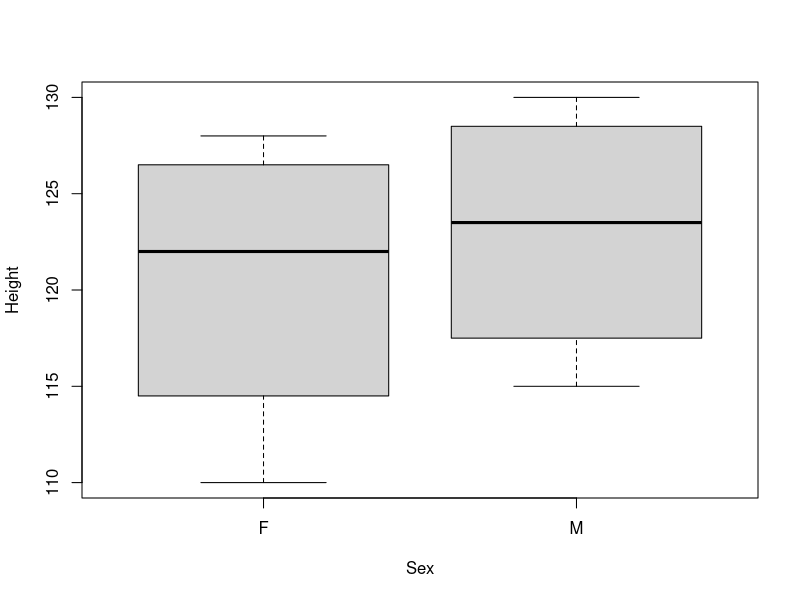
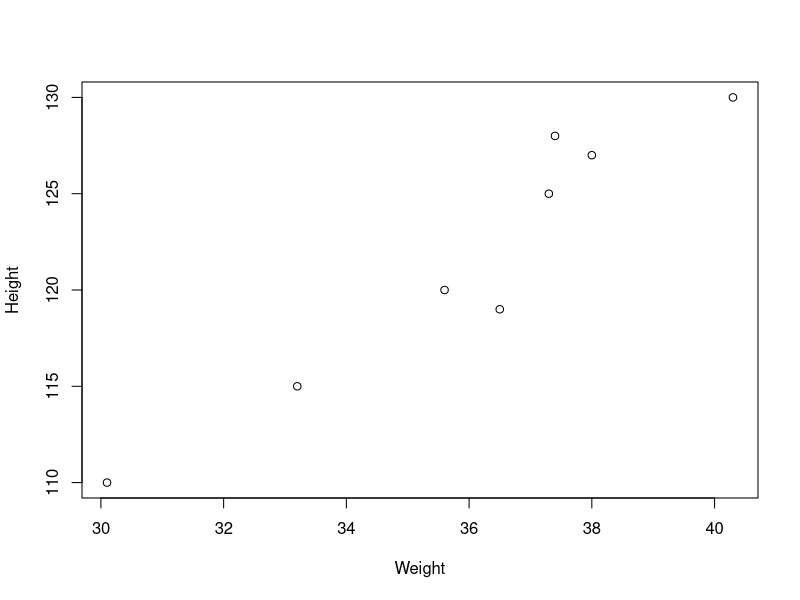
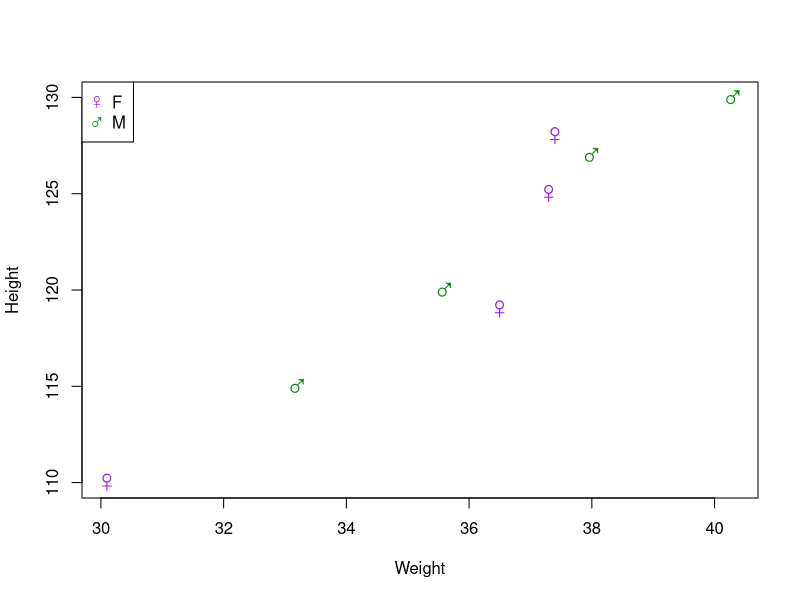

Reproduce these figures in R, in order.
## ---- chunk 1
knitr::opts_chunk$set(echo=TRUE)
## ---- chunk 2
1 + 1
## ---- chunk 3
a <- 10 / 2  # is the same ...
a = 10 / 2   # ... as this
## ---- chunk 4
a
## ---- chunk 5
b = sqrt(25)
b
## ---- chunk 6
a * b
## ---- chunk 7
a = a * b
a
## ---- chunk 8
one_to_ten = seq(1, 10)
one_to_ten
## ---- chunk 9
min(one_to_ten)
## ---- chunk 10
max(one_to_ten)
## ---- chunk 11
?mean
## ---- chunk 12
class(1)
## ---- chunk 13
class("this is a string")
## ---- chunk 14
c(1, 2, 3)
## ---- chunk 15
c("one", "two", "three", c("four", "five"))
## ---- chunk 16
c(TRUE, FALSE, T, F)
## ---- chunk 17
seq(11, 20)
## ---- chunk 18
11:20
## ---- chunk 19
a = rep(11:15, 3)
a
## ---- chunk 20
a ^ 2
## ---- chunk 21
log(a)
## ---- chunk 22
a[5]
## ---- chunk 23
a[1:3]
## ---- chunk 24
a[-c(1, 3, 5)]
## ---- chunk 25
a[15:1]
## ---- chunk 26
order(a)
## ---- chunk 27
a[order(a)]
## ---- chunk 28
a = c(1, 2, 3)
names(a) = c("first", "second", "third")
a
## ---- chunk 29
a = c(first=1, second=2, third=3)
a
## ---- chunk 30
a["second"]
## ---- chunk 31
a[["second"]]
## ---- chunk 32
length(a)
## ---- chunk 33
a[4]
## ---- chunk 34
names(a)
## ---- chunk 35
a["fourth"]
## ---- chunk 36
a[1:2] = 0
a
## ---- chunk 37
a[c("first", "second")] = c(1, 2)
a
## ---- chunk 38
1 > 2
## ---- chunk 39
a <= 2
## ---- chunk 40
a[a <= 2]
## ---- chunk 41
b = c(3, 4, 5)
a %in% b
## ---- chunk 42
a[a %in% b]
## ---- chunk 43
which(a %in% b)
## ---- chunk 44
a[which(a %in% b)]
## ---- chunk 45
TRUE & FALSE  # do both objects evaluate to TRUE?
## ---- chunk 46
c(TRUE, FALSE, FALSE) | c(TRUE, TRUE, FALSE)  # in pairs, does either evaluate to TRUE?
## ---- chunk 47
!(1 > 2)  # the `not` operator inverts the answer 
## ---- chunk 48
my_first_data = scan("data/1_scan.txt", "character")
my_first_data
## ---- chunk 49
df = data.frame(col1=c(1, 2, 3), col2=c("one", "two", "three"))
df
## ---- chunk 50
class(df)
## ---- chunk 51
df = cbind(df, col3=c(TRUE, FALSE, TRUE))
df
## ---- chunk 52
df$col4 = c(1.1, 1.2, 1.3)
df
## ---- chunk 53
rownames(df) = c("a", "b", "c")
df
## ---- chunk 54
colnames(df) = toupper(colnames(df))
df
## ---- chunk 55
nrow(df)
## ---- chunk 56
ncol(df)
## ---- chunk 57
dim(df)
## ---- chunk 58
df[2, ]  # take row 2, take all columns
## ---- chunk 59
df[, 2]  # take all rows, take column 2
## ---- chunk 60
df[c("a", "b"), ]  # take the rows named "a" and "b"
## ---- chunk 61
df[, "COL1"]  # take the column named "COL1"
## ---- chunk 62
df$COL1
## ---- chunk 63
df = read.delim("data/1_read_delim.txt")
## ---- chunk 64
head(df)
## ---- chunk 65
str(df)
## ---- chunk 66
df2 = read.delim("data/1_read_delim_merge.txt")
colnames(df2)
## ---- chunk 67
penguins = merge(df, df2, by="ID")
head(penguins)
## ---- chunk 68
penguins = merge(df, df2, by="ID", all=TRUE)
range(penguins$Height)
## ---- chunk 69
mean(penguins$Height)
## ---- chunk 70
range(penguins$Height, na.rm=TRUE)
## ---- chunk 71
penguins$Sex = factor(penguins$Sex)
penguins$Sex
## ---- chunk 72
class(penguins$Sex)
## ---- chunk 73
levels(penguins$Sex)
## ---- chunk 74
relevel(penguins$Sex, "M")
## ---- chunk 75
factor(penguins$Sex, levels=c("M", "F"))
## ---- chunk 76
timepoint = factor(c("d0", "d1", "d3", "d7", "d10"))
timepoint
## ---- chunk 77
timepoint = factor(
  timepoint,
  levels=c("d0", "d1", "d3", "d7", "d10"),
  ordered=TRUE)
timepoint
## ---- chunk 78
is.ordered(timepoint)
## ---- chunk 79
timepoint[1] = "d3"
timepoint
## ---- chunk 80
levels(timepoint) = c("day0", "day1", "day3", "day7", "day10")
timepoint
## ---- chunk 81
levels(timepoint) = c("day0", "day1", "day3", "day7", "day10", "day14")
timepoint[1] = "day14"
timepoint
## ---- chunk 82
timepoint = droplevels(timepoint)
timepoint
## ---- chunk 83
boxplot(Height~Sex, data=penguins)
## ---- chunk 84
plot(Height~Weight, data=na.omit(penguins))
## ---- chunk 85
plot(Height~Weight, data=na.omit(penguins), col=c("purple", "green4")[Sex], pch=c("♀", "♂")[Sex], cex=1.5)

legend("topleft", legend=levels(penguins$Sex), col=c("purple", "green4"), pch=c("♀", "♂"))
